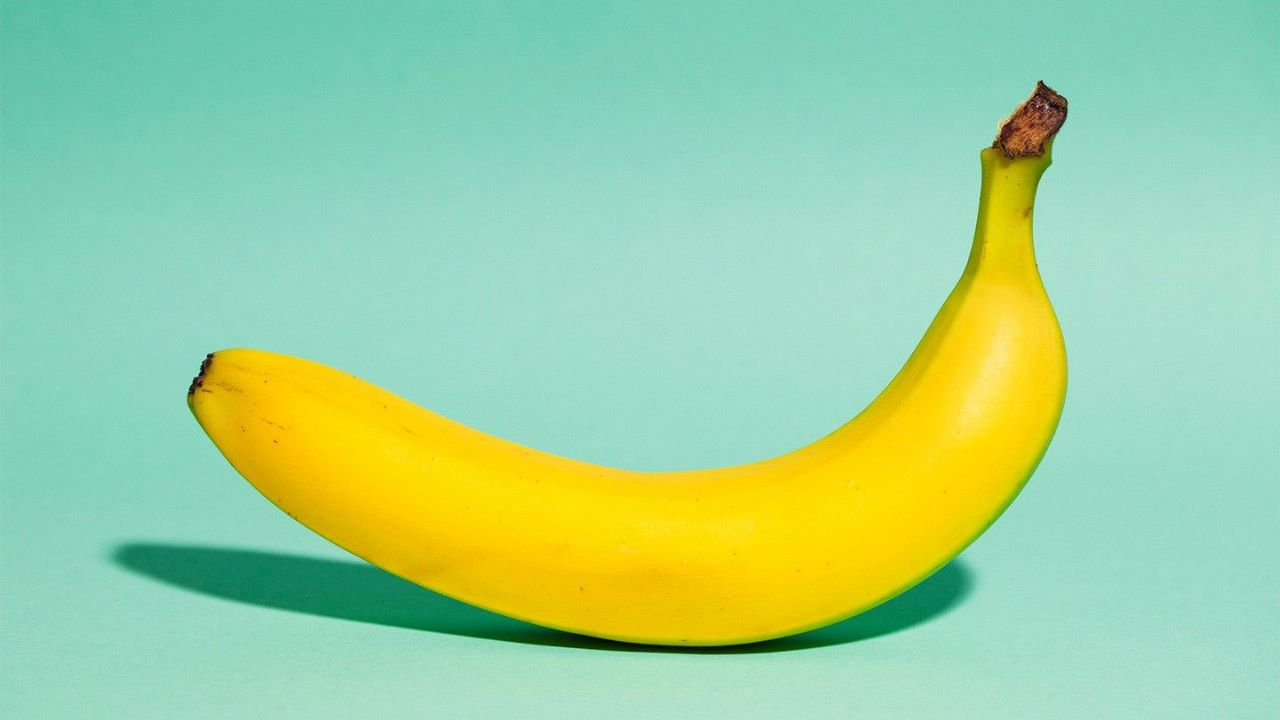
#> input picture Banana-Ripening-check-OG/IPdataset/7f806637-4915-4a0e-b168-03801f14394b.jpeg, 1280 x 720 px
$ python IPCode.py
#> lines starting #> are read from the running program, lines starting #| are printed output that depends on the picture; after the words box and inside, x2 and y2 are one past the last pixel; in counts of white or black regions, pixels touching at a corner belong together
import cv2
import numpy as np
cap = cv2.imread("./IPdataset/7f806637-4915-4a0e-b168-03801f14394b.jpeg")
#> cap is the input picture: shape (720, 1280, 3); mean B, G, R 157.1, 209.5, 159.7
while(1):
    hsv = cv2.cvtColor(cap, cv2.COLOR_BGR2HSV)
#> hsv: shape (720, 1280, 3); mean H, S, V 70.6, 115.1, 216.2
    lower_ripe = np.array([20,100,100])
    upper_ripe = np.array([30,255,255])
    lower_unripe = np.array([50,100,100])
    upper_unripe = np.array([80,255,255])

    mask1 = cv2.inRange(hsv, lower_ripe, upper_ripe)
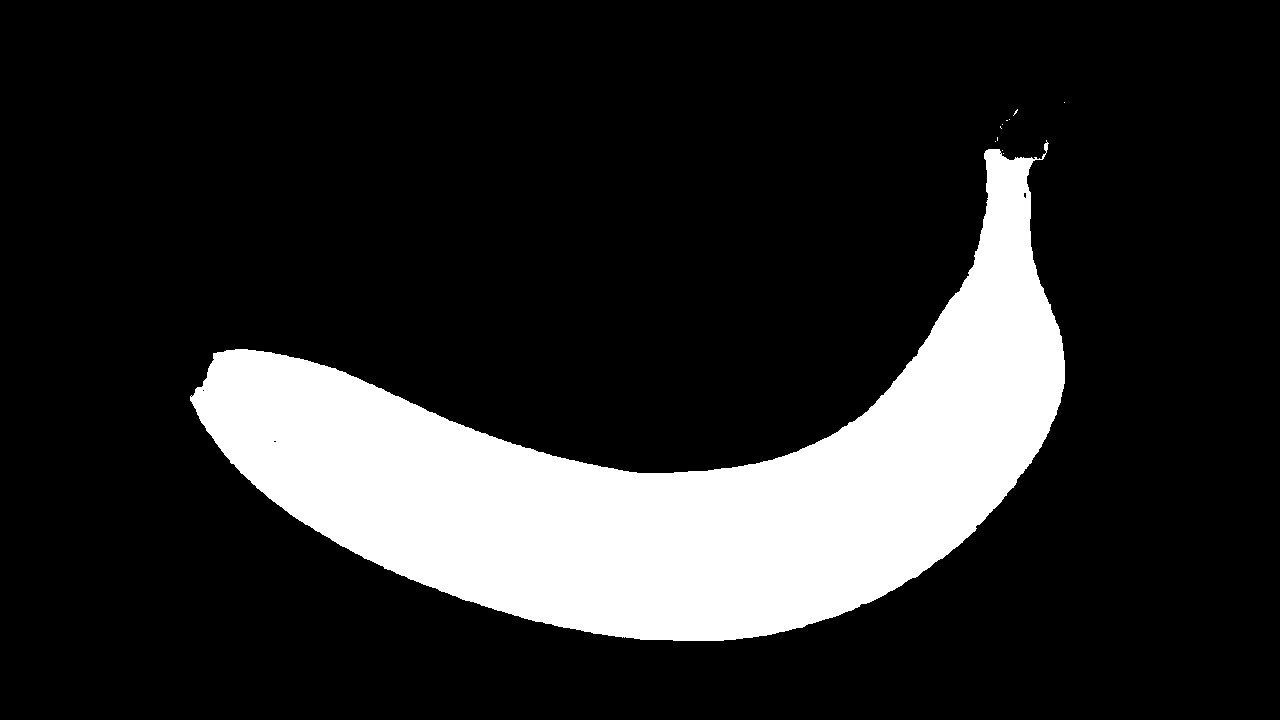
#> mask1: shape (720, 1280); 17.2% white; 11 white regions (10 under 20 px), largest, box (x1, y1, x2, y2) and area: (190, 140, 1065, 641) 158113
    res1 = cv2.bitwise_and(cap,cap, mask= mask1)
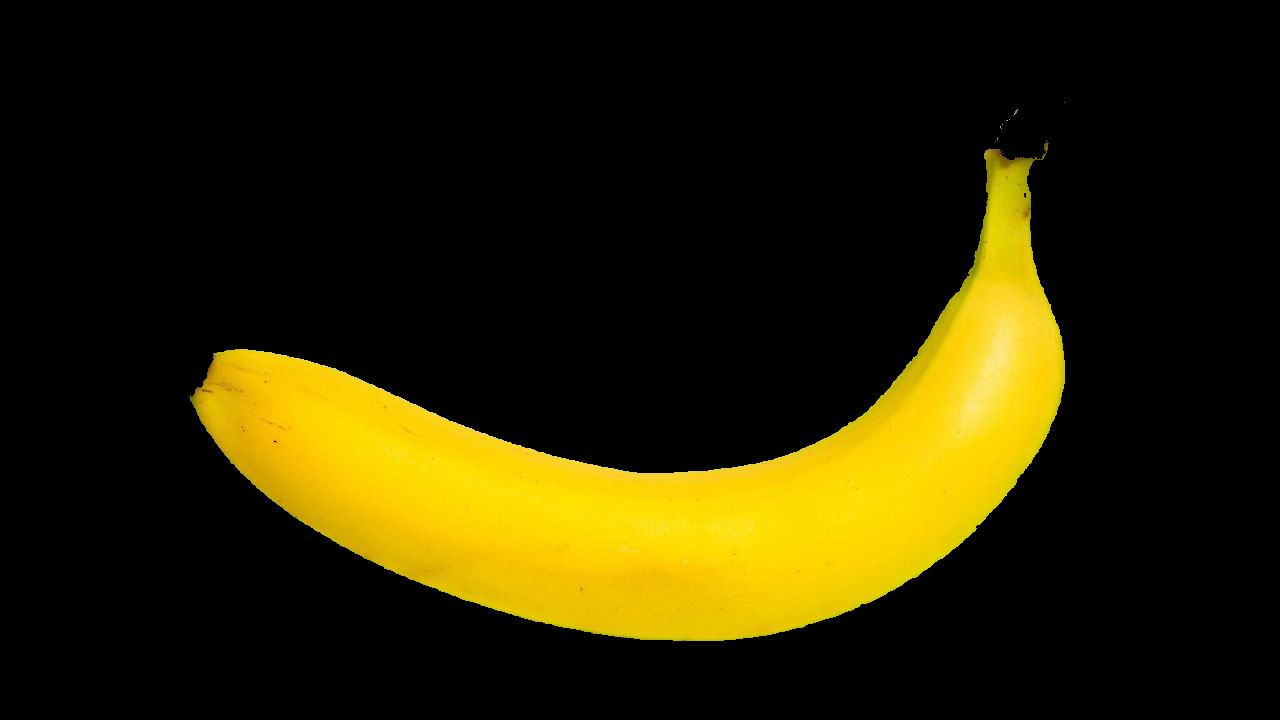
#> res1: shape (720, 1280, 3); mean B, G, R 1.3, 35.2, 41.7
    mask2 = cv2.inRange(hsv, lower_unripe, upper_unripe)
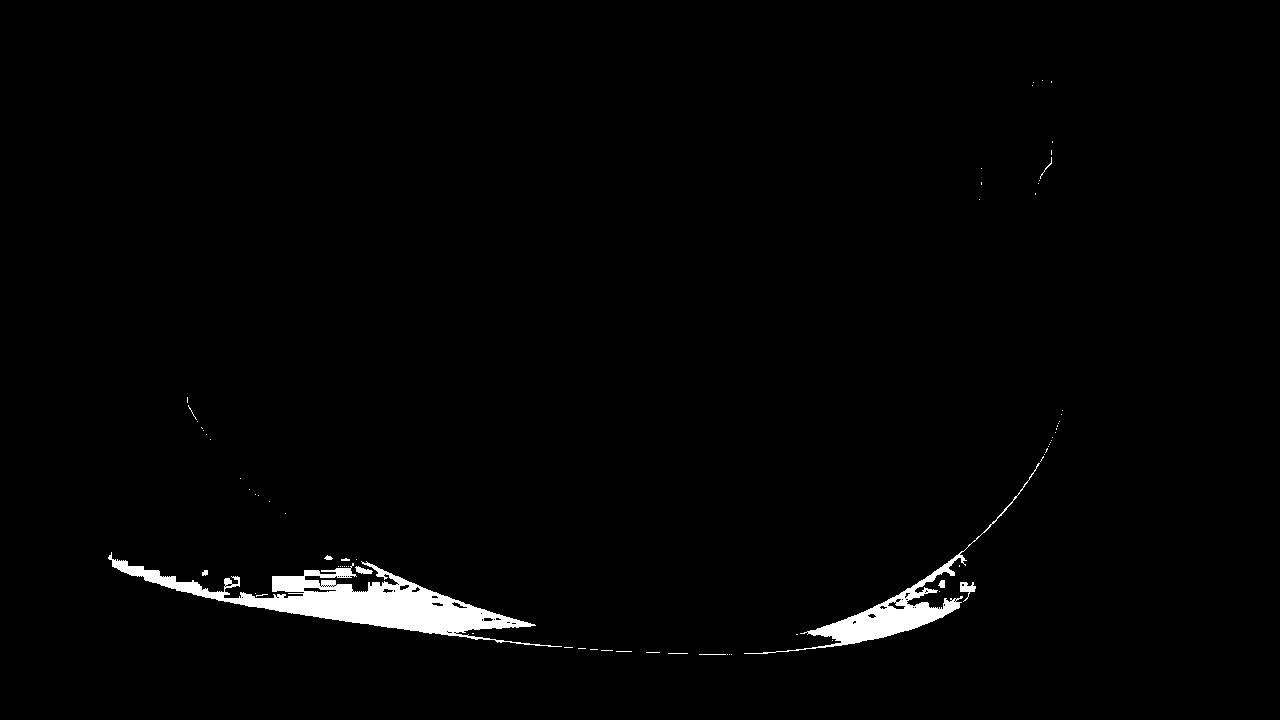
#> mask2: shape (720, 1280); 1.7% white; 74 white regions (63 under 20 px), largest, box (x1, y1, x2, y2) and area: (108, 552, 562, 647) 10704, (744, 463, 1040, 654) 4191, (960, 582, 976, 602) 141
    res2 = cv2.bitwise_and(cap,cap,mask=mask2)
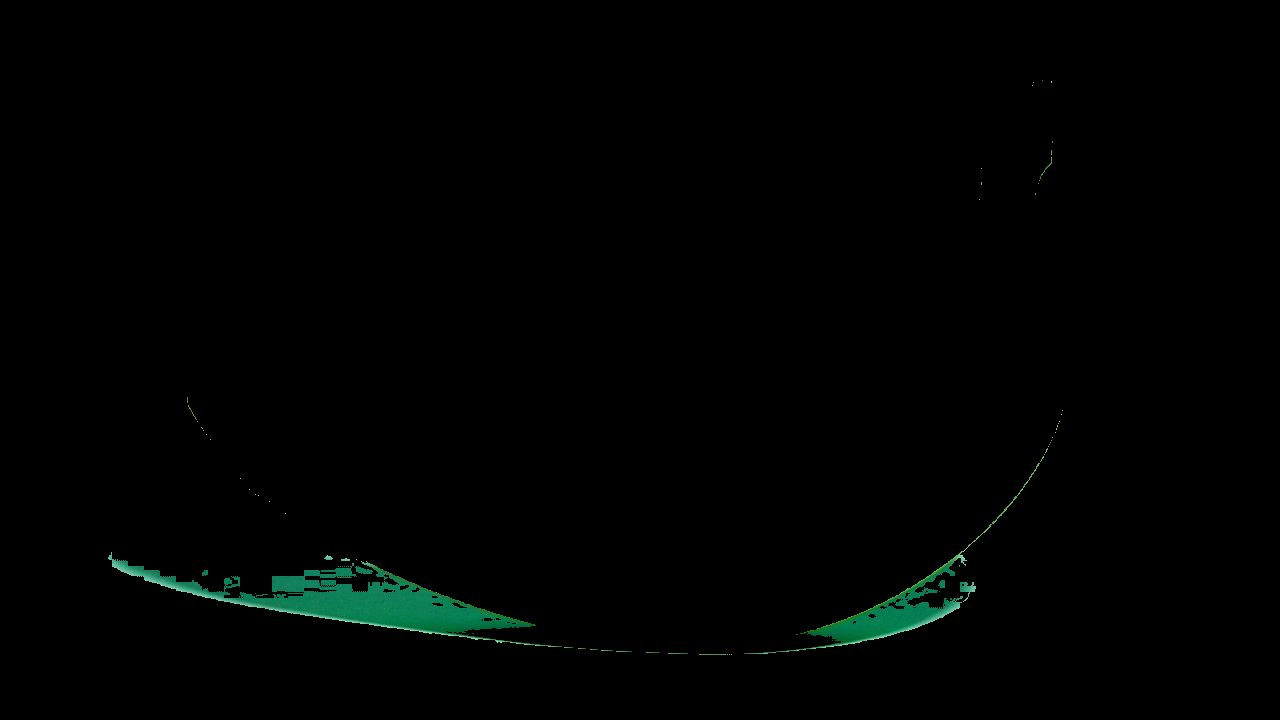
#> res2: shape (720, 1280, 3); mean B, G, R 1.5, 2.3, 0.4
    yellow = np.count_nonzero(mask1)
#> yellow = 158139
    green = np.count_nonzero(mask2)
#> green = 15500
    if(yellow>green):
        if(yellow-green>12000):
            print("Very Ripe - 7+")
        elif(yellow-green>6500):
            print("Ripe - 6")
        elif(yellow-green>6000):
            print("Almost Ripe - 5")
        elif(yellow-green>3500):
            print("Ripening - 4")
        elif(yellow-green>350):
            print("Raw - 3")
        elif(yellow-green>15):
            print("Very Raw - 2")
    else:
        print("Very Raw - 1")
    cv2.imshow('Image',cap)
    cv2.imshow('res1',res1)
    cv2.imshow('res2',res2)
    cv2.waitKey(0)
    break
cv2.destroyAllWindows()
